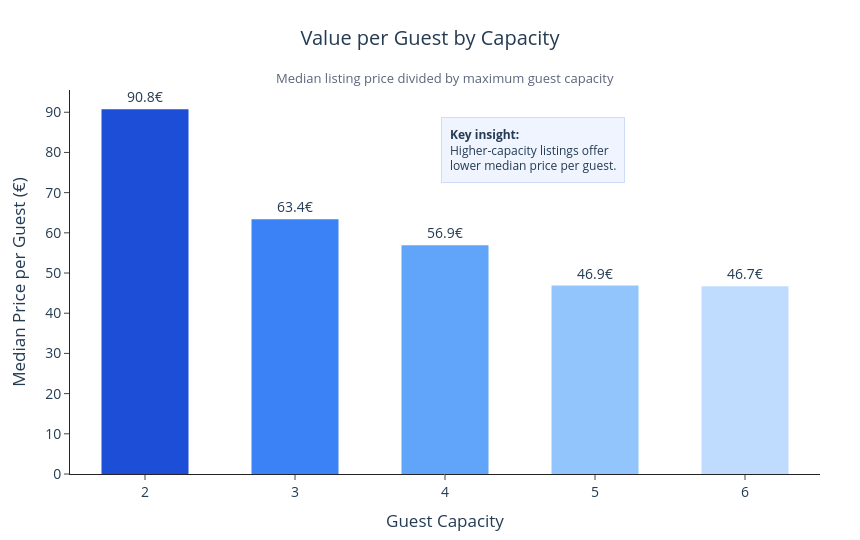

Notebook code cell kept with this figure:
### Code cell
ppg_summary = ppg_summary.sort_values("person_capacity").copy()
ppg_summary["label"] = ppg_summary["price_per_guest"].round(1).astype(str) + "€"

fig = px.bar(
    ppg_summary,
    x="person_capacity",
    y="price_per_guest",
    text="label",
    title="Value per Guest by Capacity"
)

fig.update_traces(
    textposition="outside",
    marker_color=["#1D4ED8", "#3B82F6", "#60A5FA", "#93C5FD", "#BFDBFE"],
    marker_line_width=0,
    width=0.58
)

fig.update_layout(
    template="simple_white",
    title_x=0.5,
    width=860,
    height=540,
    xaxis_title="Guest Capacity",
    yaxis_title="Median Price per Guest (€)",
    font=dict(size=14, color="#243B53"),
    showlegend=False,
    bargap=0.35,
    margin=dict(t=90, b=60, l=70, r=40),
    annotations=[
        dict(
            text="Median listing price divided by maximum guest capacity",
            x=0.5, y=1.06, xref="paper", yref="paper",
            showarrow=False, font=dict(size=13, color="#5B657A")
        ),
        dict(
            text="<b>Key insight:</b><br>Higher-capacity listings offer<br>lower median price per guest.",
            x=0.74, y=0.93, xref="paper", yref="paper",
            showarrow=False,
            align="left",
            bgcolor="rgba(239,244,255,0.95)",
            bordercolor="rgba(29,78,216,0.18)",
            borderwidth=1,
            borderpad=8,
            font=dict(size=12, color="#243B53")
        )
    ]
)

fig.update_yaxes(gridcolor="rgba(15,23,42,0.08)", zeroline=False)
fig.update_xaxes(showgrid=False)

fig.show()

### Figure 1 — Plotly figure (JSON) as saved in the notebook; plotly's stock layout.template omitted (floating-point values rounded to 4 significant figures)
{"data": [{"hovertemplate": "person_capacity=%{x}<br>price_per_guest=%{y}<br>label=%{text}<extra></extra>", "legendgroup": "", "marker": {"color": ["#1D4ED8", "#3B82F6", "#60A5FA", "#93C5FD", "#BFDBFE"], "line": {"width": 0}, "pattern": {"shape": ""}}, "name": "", "orientation": "v", "showlegend": false, "text": ["90.8€", "63.4€", "56.9€", "46.9€", "46.7€"], "textposition": "outside", "type": "bar", "width": 0.58, "x": [2, 3, 4, 5, 6], "xaxis": "x", "y": [90.76, 63.36, 56.93, 46.87, 46.68], "yaxis": "y"}], "layout": {"annotations": [{"font": {"color": "#5B657A", "size": 13}, "showarrow": false, "text": "Median listing price divided by maximum guest capacity", "x": 0.5, "xref": "paper", "y": 1.06, "yref": "paper"}, {"align": "left", "bgcolor": "rgba(239,244,255,0.95)", "bordercolor": "rgba(29,78,216,0.18)", "borderpad": 8, "borderwidth": 1, "font": {"color": "#243B53", "size": 12}, "showarrow": false, "text": "<b>Key insight:</b><br>Higher-capacity listings offer<br>lower median price per guest.", "x": 0.74, "xref": "paper", "y": 0.93, "yref": "paper"}], "bargap": 0.35, "barmode": "relative", "font": {"color": "#243B53", "size": 14}, "height": 540, "legend": {"tracegroupgap": 0}, "margin": {"b": 60, "l": 70, "r": 40, "t": 90}, "showlegend": false, "title": {"text": "Value per Guest by Capacity", "x": 0.5}, "width": 860, "xaxis": {"anchor": "y", "domain": [0, 1], "showgrid": false, "title": {"text": "Guest Capacity"}}, "yaxis": {"anchor": "x", "domain": [0, 1], "gridcolor": "rgba(15,23,42,0.08)", "title": {"text": "Median Price per Guest (€)"}, "zeroline": false}}}
